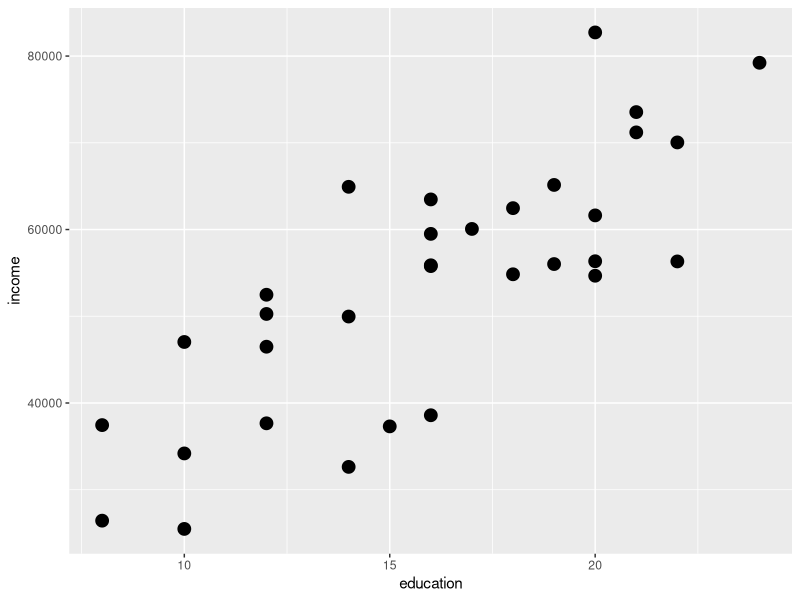
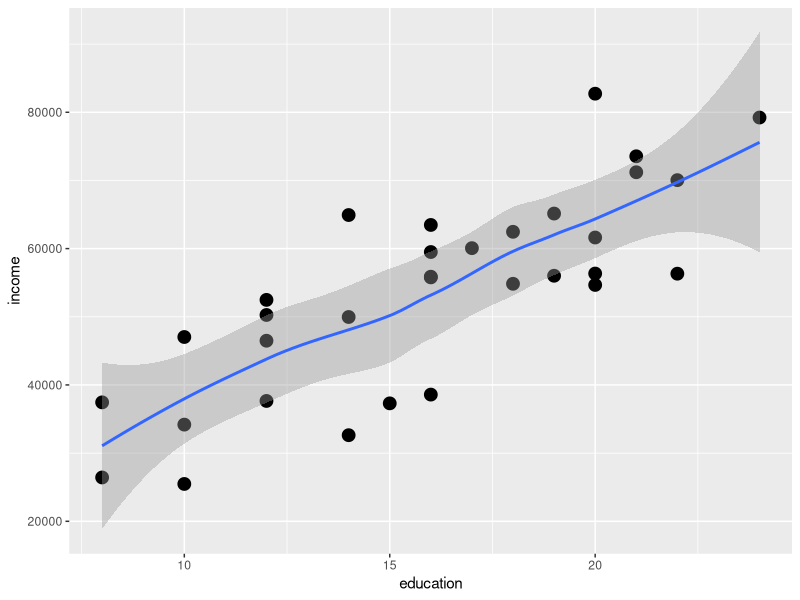
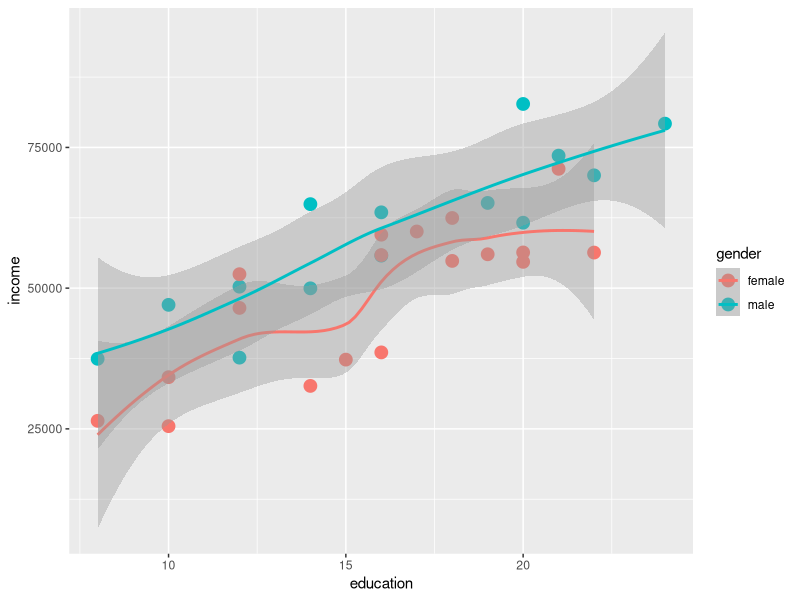
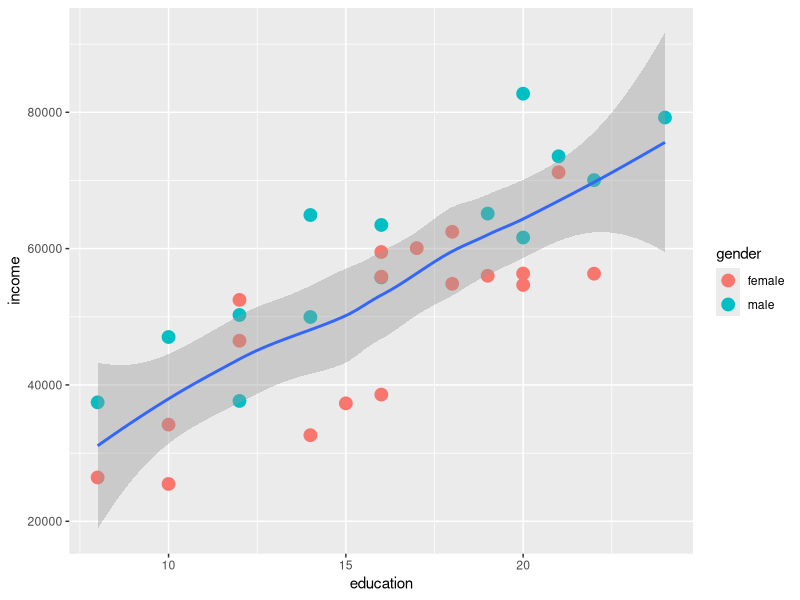
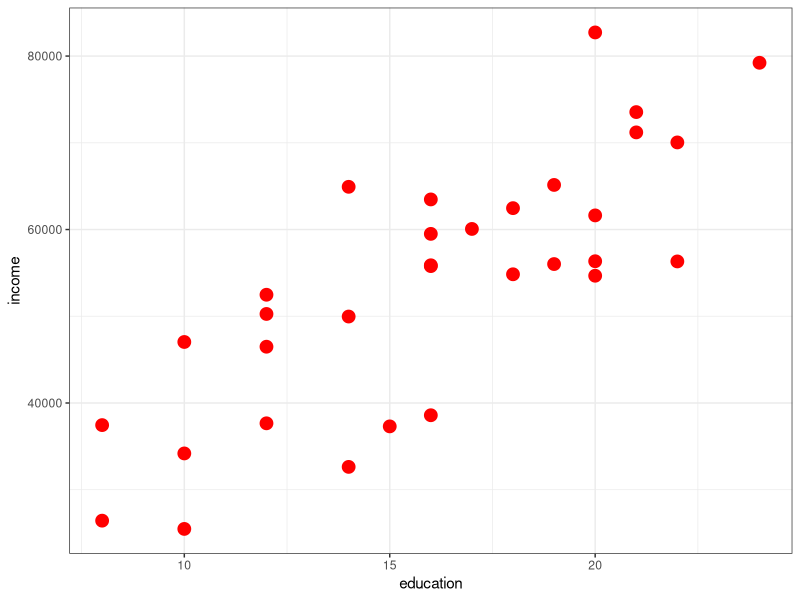
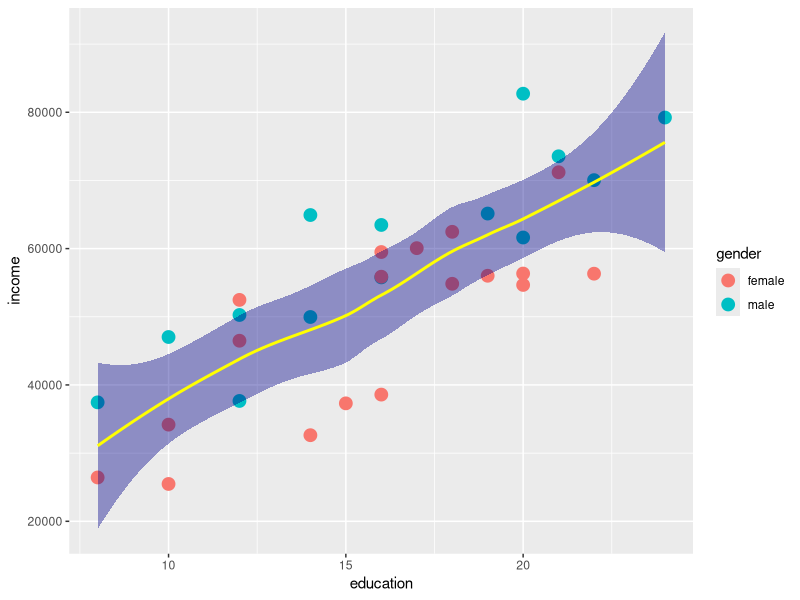
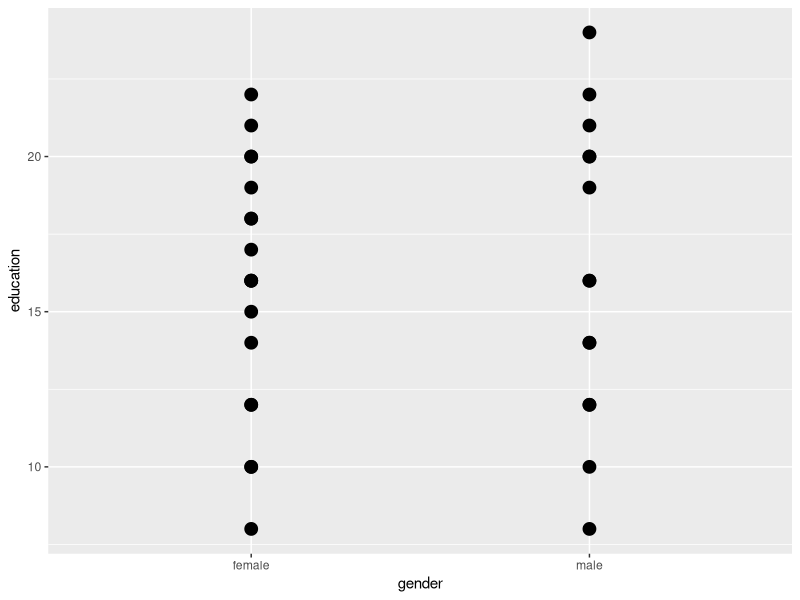
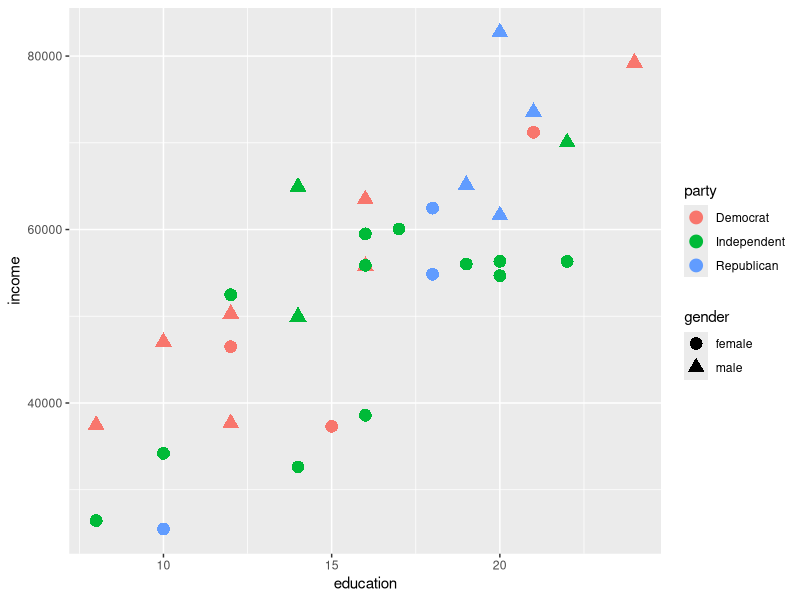

Generate these figures, in order, with R: (Note: this script raises an error after producing the figures.)
## ---- chunk 1
options(htmltools.dir.version = FALSE, servr.daemon = TRUE, scipen = 999)
## ---- chunk 2
# Load libraries
library(dplyr)
library(ggplot2)
library(readr)

# Import and view the city data 
city = read_csv("../data/riverside.csv")
city
## ---- chunk 3
ggplot(data = city, aes(x = education, y = income)) + 
  geom_point(size = 4)
## ---- chunk 4
ggplot(data = city, aes(x = education, y = income)) + 
  geom_point(size = 4) + 
  geom_smooth()
## ---- chunk 5
ggplot(data = city, aes(x = education, y = income, color = gender)) + 
  geom_point(size = 4) +
  geom_smooth()
## ---- chunk 6
ggplot(data = city, aes(x = education, y = income)) + 
  geom_point(aes(color = gender), size = 4) +
  geom_smooth()
## ---- chunk 7
ggplot(data = city, aes(x = education, y = income)) + 
  geom_point(color = "red", size = 4) +
  theme_bw()
## ---- chunk 8
ggplot(data = city, aes(x = education, y = income, color = gender)) +
  geom_point(size = 4) +
  geom_smooth(color = "yellow", fill = "darkblue")
## ---- chunk 9
ggplot(data = city, aes(x = gender, y = education)) +
  geom_point(size = 4)
## ---- chunk 10
ggplot(data = city, aes(x = education, y = income)) +
  geom_point(aes(color = party, shape = gender), size = 4)
## ---- chunk 11
ggplot(data = city, aes(x = education, y = income)) +
  geom_point(size = 4) +
  facet_wrap(~ party, nrow = 2)
## ---- chunk 12
ggplot(data = city, aes(x = education, y = income)) +
  geom_point(size = 4) +
  facet_grid(party ~ gender)
## ---- chunk 13
ggplot(data = city, aes(x = education, y = income)) +
  geom_point(size = 4) +
  xlab("Education level (in years)") +
  ylab("Income level (in U.S. dollars)")
## ---- chunk 14
ggplot(data = city, aes(x = education, y = income)) +
  geom_point() +
  xlab("Education level (in years)") +
  ylab("Income level (in U.S. dollars)") +
  xlim(0, 30) +
  ylim(0, 100000)
## ---- chunk 15
ggplot(data = city, aes(x = seniority, y = education)) +
  geom_point(aes(color = party), size = 4) +
  scale_color_manual(
    values = c("#00afbb", "#e7b800", "#fc4e07")
  )
## ---- chunk 16
ggplot(data = city, aes(x = seniority, y = education)) +
  geom_point(aes(color = party), size = 4) +
  scale_color_manual(
    name = "Political affiliation",
    values = c("#00afbb", "#e7b800", "#fc4e07"),
    labels = c("Dem", "Ind", "Rep")
  )
## ---- chunk 17
colors()[1:48]
## ---- chunk 18
knitr::include_graphics("images/notes-03-hex-color-palette.png")
## ---- chunk 19
ggplot(data = city, aes(x = education, y = income)) +
  geom_point(aes(color = party), size = 4) +
  scale_color_grey(
    name = "Political affiliation"
    )
## ---- chunk 20
knitr::include_graphics("images/notes-03-color-brewer-palette.png")
## ---- chunk 21
ggplot(data = city, aes(x = education, y = income)) +
  geom_point(aes(color = party), size = 4) +
  scale_color_brewer(
    name = "Political affiliation",
    palette = "Set2"
    )
## ---- chunk 22
ggplot(data = city, aes(x = education, y = income)) +
  geom_point(size = 4) +
  theme_bw()
## ---- chunk 23
ggplot(data = city, aes(x = education, y = income)) +
  geom_point(size = 4) +
  theme_bw() +
  theme(
    axis.title.x = element_text(face = "bold", color = "blue"),
    axis.title.y = element_text(face = "italic")
  )
## ---- chunk 24
library(ggthemes)
ggplot(data = city, aes(x = education, y = income)) +
  geom_point(size = 4) +
  theme_fivethirtyeight()
## ---- chunk 25
library(scales)

ggplot(data = city, aes(x = education, y = income)) +
  geom_point(size = 4) +
  scale_y_continuous(
    name = "Annual income",
    labels = dollar
  )
## ---- chunk 26
knitr::include_graphics("images/notes-03-ggplot-gallery.png")
## ---- chunk 27
# Load scales library
library(scales) # To format $ in the labels

ggplot(data = city, aes(x = education, y = income)) +
  geom_point(aes(color = party), size = 4) +
  scale_color_manual(
    name = "Political affiliation", 
    values = c("#00afbb", "#e7b800", "#fc4e07")
    ) +
  xlab("Education level (in years)") +
  scale_y_continuous(
    name = "Annual income (in U.S. dollars)", 
    labels = dollar
    ) +
  theme_bw() +
  facet_wrap(~ gender)
## ---- chunk 28
city %>%
  filter(gender == "female") %>%
  ggplot(aes(x = education, y = income)) +
    geom_point(size = 4)
